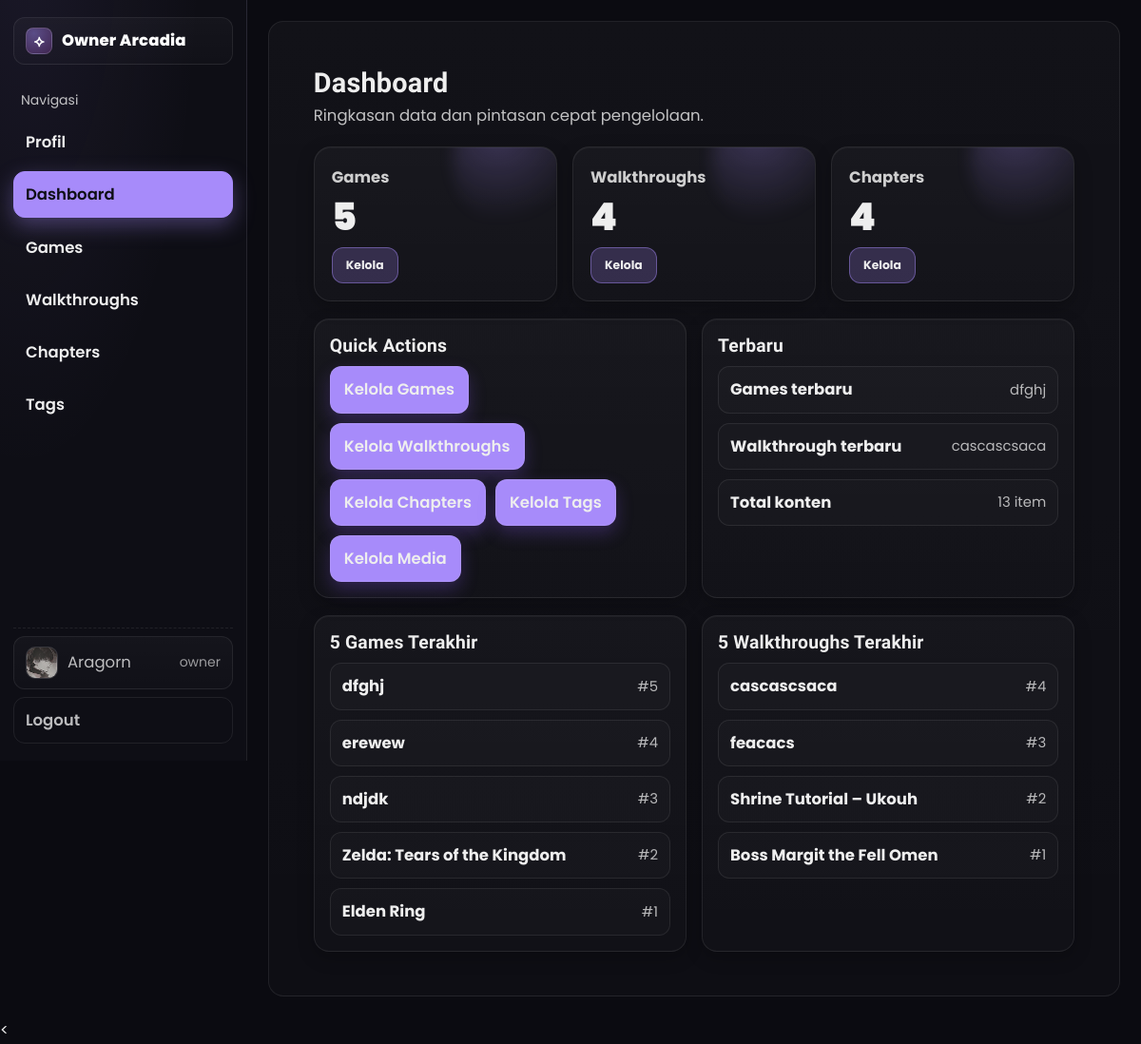
Before: /public/admin/index.php (signed in) with the older database file.
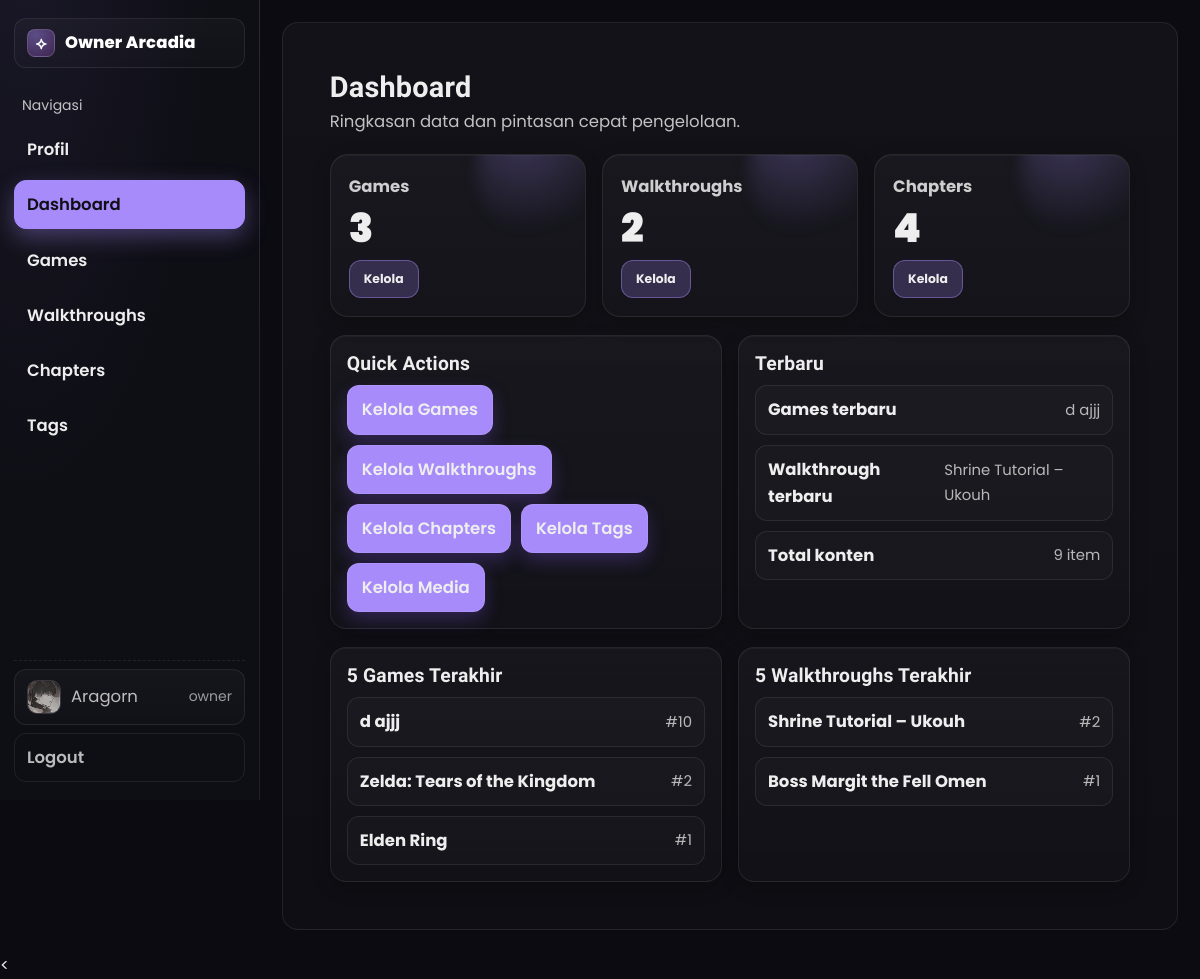
After: the same page with the newer database file.
### tables this page shows
CREATE TABLE `users` (
  `id` int(11) NOT NULL,
  `name` varchar(120) NOT NULL,
  `full_name` varchar(100) DEFAULT NULL,
  `username` varchar(50) DEFAULT NULL,
  `email` varchar(150) NOT NULL,
  `password_hash` varchar(255) NOT NULL,
  `role` enum('OWNER','ADMIN','USER') NOT NULL DEFAULT 'USER',
  `avatar_url` varchar(255) DEFAULT NULL,
  `banner_url` varchar(255) DEFAULT NULL,
  `created_at` timestamp NOT NULL DEFAULT current_timestamp(),
  `last_login_at` datetime DEFAULT NULL
);

CREATE TABLE `games` (
  `id` int(11) NOT NULL,
  `title` varchar(150) NOT NULL,
  `genre` varchar(80) DEFAULT NULL,
  `platform` varchar(80) DEFAULT NULL,
  `release_year` int(11) DEFAULT NULL,
  `image_url` varchar(255) DEFAULT NULL,
  `description` text DEFAULT NULL,
  `cover_blob` longblob DEFAULT NULL,
  `cover_mime` varchar(40) DEFAULT NULL,
  `cover_size` int(11) DEFAULT NULL
);

CREATE TABLE `walkthroughs` (
  `id` int(11) NOT NULL,
  `game_id` int(11) NOT NULL,
  `title` varchar(150) NOT NULL,
  `overview` text DEFAULT NULL,
  `difficulty` enum('Easy','Medium','Hard') DEFAULT 'Medium',
  `created_at` datetime NOT NULL DEFAULT current_timestamp(),
  `updated_at` datetime DEFAULT NULL
);

### lib/db.php (called while the page is built, shortened)
<?php
function db_all($mysqli, $sql, $params = [], $types = '')
{
  $stmt = $mysqli->prepare($sql);
  if ($params)
    $stmt->bind_param($types ?: str_repeat('s', count($params)), ...$params);
  $stmt->execute();
  $res = $stmt->get_result();
  $rows = $res ? $res->fetch_all(MYSQLI_ASSOC) : [];
  return $rows;
}
function db_one($mysqli, $sql, $params = [], $types = '')
{
  $rows = db_all($mysqli, $sql, $params, $types);
  return $rows[0] ?? null;
}
?>

### lib/helpers.php (called while the page is built, shortened)
<?php
function e($s)
{
  return htmlspecialchars((string) $s, ENT_QUOTES, 'UTF-8');
}
?>

### public/admin/index.php (the view, shortened to what this page needs)
<?php
require_once __DIR__ . '/_header.php';
require_once __DIR__ . '/../../lib/db.php';
$stats = [
  'games'    => (int)(db_one($mysqli, "SELECT COUNT(*) c FROM games")['c'] ?? 0),
  'walks'    => (int)(db_one($mysqli, "SELECT COUNT(*) c FROM walkthroughs")['c'] ?? 0),
  'chapters' => (int)(db_one($mysqli, "SELECT COUNT(*) c FROM chapters")['c'] ?? 0),
];
$latest_games = db_all($mysqli, "SELECT id, title FROM games ORDER BY id DESC LIMIT 5");
$latest_walks = db_all($mysqli, "SELECT id, title FROM walkthroughs ORDER BY id DESC LIMIT 5");
?>
<div class="admin-main">
  <div class="dash-wrap">
    <div class="page-head">
      <div>
        <h1>Dashboard</h1>
        <div class="page-sub">Ringkasan data dan pintasan cepat pengelolaan.</div>
      </div>
    </div>
    <section class="kpis">
      <div class="kpi">
        <div class="label">Games</div>
        <div class="value"><?= number_format($stats['games']) ?></div>
        <a class="badge" href="games.php">Kelola</a>
      </div>
      <div class="kpi">
        <div class="label">Walkthroughs</div>
        <div class="value"><?= number_format($stats['walks']) ?></div>
        <a class="badge" href="walkthroughs.php">Kelola</a>
      </div>
      <div class="kpi">
        <div class="label">Chapters</div>
        <div class="value"><?= number_format($stats['chapters']) ?></div>
        <a class="badge" href="chapters.php">Kelola</a>
      </div>
    </section>
    <section class="panels">
      <div class="panel">
        <h3>Quick Actions</h3>
        <div class="actions">
          <a class="btn" href="games.php">Kelola Games</a>
          <a class="btn" href="walkthroughs.php">Kelola Walkthroughs</a>
          <a class="btn" href="chapters.php">Kelola Chapters</a>
          <a class="btn" href="tags.php">Kelola Tags</a>
          <a class="btn" href="mediafiles.php">Kelola Media</a>
        </div>
      </div>
      <div class="panel">
        <h3>Terbaru</h3>
        <ul class="list">
          <?php if (!empty($latest_games)): ?>
            <li class="item">
              <div class="title">Games terbaru</div>
              <div class="meta"><?= e($latest_games[0]['title'] ?? '-') ?></div>
            </li>
          <?php endif; ?>
          <?php if (!empty($latest_walks)): ?>
            <li class="item">
              <div class="title">Walkthrough terbaru</div>
              <div class="meta"><?= e($latest_walks[0]['title'] ?? '-') ?></div>
            </li>
          <?php endif; ?>
          <li class="item">
            <div class="title">Total konten</div>
            <div class="meta"><?= number_format($stats['games'] + $stats['walks'] + $stats['chapters']) ?> item</div>
          </li>
        </ul>
      </div>
    </section>
    <section class="panels">
      <div class="panel">
        <h3>5 Games Terakhir</h3>
        <ul class="list">
          <?php foreach ($latest_games as $g): ?>
            <li class="item">
              <div class="title"><?= e($g['title']) ?></div>
              <div class="meta">#<?= (int)$g['id'] ?></div>
            </li>
          <?php endforeach; ?>
        </ul>
      </div>
      <div class="panel">
        <h3>5 Walkthroughs Terakhir</h3>
        <ul class="list">
          <?php foreach ($latest_walks as $w): ?>
            <li class="item">
              <div class="title"><?= e($w['title']) ?></div>
              <div class="meta">#<?= (int)$w['id'] ?></div>
            </li>
          <?php endforeach; ?>
        </ul>
      </div>
    </section>
  </div>
</div>
<?php require_once __DIR__ . '/_footer.php'; ?>

### public/admin/_header.php (shortened to what this page needs)
<?php
require_once __DIR__ . '/../../config.php';
require_once __DIR__ . '/../../lib/helpers.php';
require_once __DIR__ . '/../../lib/db.php';
$path = $_SERVER['SCRIPT_NAME'] ?? '';
function active($needle, $path) {
  return (strpos($path, $needle) !== false) ? 'is-active' : '';
}
$me      = $_SESSION['user'] ?? [];
$uid     = (int)($me['id'] ?? 0);
if ($uid > 0) {
  $row = db_one($mysqli, "SELECT name, role, avatar_url FROM users WHERE id=?", [$uid], 'i');
  if ($row) {
    $me = $_SESSION['user'];
  }
}
$userName   = e($me['name'] ?? 'Admin');
$userRole   = strtolower((string)($me['role'] ?? 'admin'));
$userAvatar = trim((string)($me['avatar_url'] ?? ''));
?>
<!doctype html>
<html lang="id">
<head>
  <link rel="stylesheet" href="/arcadia/assets/styles.css" />
</head>
<body>
<div class="admin-layout">
  <aside class="sidenav" id="sidenav" data-collapsed="false">
    <div class="brand">
      <div class="brand-badge">⟡</div>
      <div>Owner Arcadia</div>
    </div>
    <div class="nav-section">
      <div class="nav-title">Navigasi</div>
      <ul class="nav-list">
        <li><a class="nav-link <?= active('/admin/profile.php', $path) ?> <?= active('/admin/admin-info.php', $path) ?>" href="/arcadia/public/admin/profile.php">Profil</a></li>
        <li><a class="nav-link <?= active('/admin/index.php', $path) ?>" href="/arcadia/public/admin/">Dashboard</a></li>
        <li><a class="nav-link <?= active('/admin/games.php', $path) ?>" href="/arcadia/public/admin/games.php">Games</a></li>
        <li><a class="nav-link <?= active('/admin/walkthroughs.php', $path) ?>" href="/arcadia/public/admin/walkthroughs.php">Walkthroughs</a></li>
        <li><a class="nav-link <?= active('/admin/chapters.php', $path) ?>" href="/arcadia/public/admin/chapters.php">Chapters</a></li>
        <li><a class="nav-link <?= active('/admin/tags.php', $path) ?>" href="/arcadia/public/admin/tags.php">Tags</a></li>
      </ul>
    </div>
    <div class="nav-foot">
      <a class="user-chip" href="/arcadia/public/admin/profile.php" title="Kelola profil">
        <div class="avatar">
          <?php if ($userAvatar !== ''): ?>
            <img src="<?= e($userAvatar) ?>" alt="Avatar">
          <?php else: ?>
            <?= e(mb_strtoupper(mb_substr($userName,0,1))) ?>
          <?php endif; ?>
        </div>
        <div><?= $userName ?></div>
        <span class="role"><?= e($userRole) ?></span>
      </a>
      <a class="logout" href="/arcadia/public/logout.php">Logout</a>
    </div>
  </aside>
  <div class="admin-main">
    <div class="container">

### public/admin/_footer.php (shortened to what this page needs)
  </div>
</div>
<
</body>
</html>

### assets/styles.css (style rules this page uses)
:root { --font-body: 'Poppins', system-ui, -apple-system, 'Segoe UI', Roboto, Ubuntu, 'Helvetica Neue', Arial, 'Noto Sans', sans-serif; --font-heading: 'Rajdhani', system-ui, -apple-system, 'Segoe UI', Roboto, Ubuntu, 'Helvetica Neue', Arial, 'Noto Sans', sans-serif; }
.brand { display: flex; align-items: center; gap: .55rem; font-weight: 800; color: #fff; letter-spacing: .3px }
.nav-link { position: relative; display: inline-block; padding: .55rem .9rem; border-radius: .7rem; color: #d1d5db; border: 1px solid transparent; transition: transform .18s ease, background .25s ease, color .18s ease; will-change: transform; }
.nav-link::after { content: ""; position: absolute; left: .9rem; right: .9rem; bottom: .35rem; height: 2px; background: linear-gradient(90deg, #8b5cf6, #a78bfa); transform: scaleX(0); transform-origin: left; transition: transform .22s ease; border-radius: 2px; opacity: .9; }
:root { --bg1: #0b0b10; --bg2: #160b2e; --card: #0f1020; --text: #e5e7eb; --muted: #9ca3af; --primary: #8b5cf6; --accent: #a78bfa; --ring: rgba(139, 92, 246, .25); --border: rgba(255, 255, 255, .08); --container: 1320px; --gutter: 1.5rem; }
* { box-sizing: border-box }
html, body { height: 100% }
body { margin: 0; font-family: Inter, system-ui, -apple-system, Segoe UI, Roboto, Ubuntu, "Helvetica Neue", Arial, "Noto Sans", sans-serif; color: var(--text); background: linear-gradient(160deg, var(--bg2) 0%, #0a0617 35%, #050509 70%, #000 100%); background-attachment: fixed; }
.container { max-width: 1080px; margin: 0 auto; padding: 1.25rem }
h1, h2, h3 { margin: .25rem 0 .5rem }
h1 { font-size: 1.75rem; letter-spacing: .2px }
a { color: var(--primary); text-decoration: none }
.btn { display: inline-block; background: var(--primary); color: #0b0b10; padding: .65rem 1.05rem; border-radius: .9rem; border: 1px solid transparent; cursor: pointer; font-weight: 600; box-shadow: 0 8px 18px rgba(139, 92, 246, .25); }
:root { --input-bg: rgba(255, 255, 255, .06); }
.brand { font-weight: 800; color: #fff; letter-spacing: .4px }
.badge { display: inline-block; font-size: .75rem; color: #e9d5ff; background: rgba(139, 92, 246, .2); border: 1px solid var(--border); border-radius: 999px; padding: .15rem .6rem }
:root { --container: 1320px; --gutter: 1.5rem; }
html { font-size: 16.5px; }
body { line-height: 1.6; }
.container { max-width: var(--container) !important; padding: var(--gutter) !important; }
body, input, button, select, textarea, a, p, li, td, .small { font-family: var(--font-body) !important; font-weight: 400; line-height: 1.65; -webkit-font-smoothing: antialiased; -moz-osx-font-smoothing: grayscale; }
.nav-link, .nav-cta, .btn, label, th { font-family: var(--font-body) !important; font-weight: 600 !important; }
h1, h2, h3 { font-family: var(--font-heading) !important; font-weight: 700 !important; letter-spacing: .2px; line-height: 1.2; }
::placeholder { font-family: var(--font-body); }
.table, .badge, .kbd, code, pre { font-feature-settings: "lnum" 1, "tnum" 1; }
:root { --nav-height: 64px; }
html { scroll-behavior: smooth; }
.avatar { width: 44px; height: 44px; border-radius: 50%; border: 1px solid var(--border); background: radial-gradient(80px 40px at -20% -10%, rgba(139, 92, 246, .35), transparent 60%), linear-gradient(180deg, rgba(255, 255, 255, .06), rgba(255, 255, 255, .02)); display: grid; place-items: center; color: #fff; font-weight: 800; letter-spacing: .4px; }
.avatar::after { content: attr(data-initial); }

Changed rows visible on the page:
removed games: title "dfghj", id "5"
removed walkthroughs: title "cascascsaca", id "4"
removed games: title "erewew", id "4"
removed games: title "ndjdk", id "3"
removed walkthroughs: title "feacacs", id "3"
added games: title "d ajjj", id "10"
Other visible differences:
$stats['games']: "5" → "3"
$stats['walks']: "4" → "2"
$latest_walks[0]['title']: "cascascsaca" → "Shrine Tutorial – Ukouh"
$stats['games'] + $stats['walks'] + $stats['chapters']: "13" → "9"
